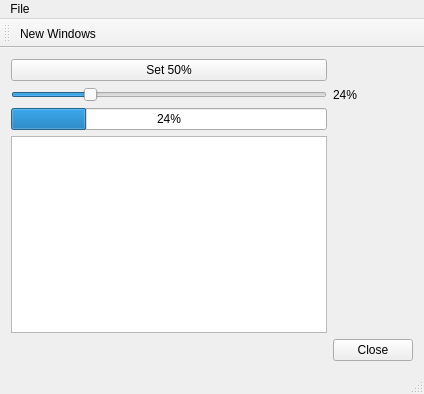
<?xml version="1.0" encoding="UTF-8"?>
<ui version="4.0">
 <class>MainWindow</class>
 <widget class="QMainWindow" name="MainWindow">
  <property name="geometry">
   <rect>
    <x>0</x>
    <y>0</y>
    <width>424</width>
    <height>394</height>
   </rect>
  </property>
  <property name="windowTitle">
   <string>MainWindow</string>
  </property>
  <widget class="QWidget" name="centralWidget">
   <layout class="QGridLayout" name="gridLayout">
    <item row="0" column="0">
     <widget class="QPushButton" name="pushButton_2">
      <property name="text">
       <string>Set 50%</string>
      </property>
     </widget>
    </item>
    <item row="1" column="0">
     <widget class="QSlider" name="horizontalSlider">
      <property name="maximum">
       <number>100</number>
      </property>
      <property name="value">
       <number>24</number>
      </property>
      <property name="orientation">
       <enum>Qt::Horizontal</enum>
      </property>
     </widget>
    </item>
    <item row="1" column="1">
     <widget class="QLabel" name="label">
      <property name="text">
       <string>24%</string>
      </property>
     </widget>
    </item>
    <item row="2" column="0">
     <widget class="QProgressBar" name="progressBar">
      <property name="font">
       <font>
        <kerning>true</kerning>
       </font>
      </property>
      <property name="mouseTracking">
       <bool>false</bool>
      </property>
      <property name="contextMenuPolicy">
       <enum>Qt::DefaultContextMenu</enum>
      </property>
      <property name="autoFillBackground">
       <bool>false</bool>
      </property>
      <property name="value">
       <number>24</number>
      </property>
      <property name="textVisible">
       <bool>true</bool>
      </property>
     </widget>
    </item>
    <item row="3" column="0">
     <widget class="QPlainTextEdit" name="plainTextEdit"/>
    </item>
    <item row="4" column="1">
     <widget class="QPushButton" name="pushButton">
      <property name="text">
       <string>Close</string>
      </property>
     </widget>
    </item>
   </layout>
  </widget>
  <widget class="QMenuBar" name="menuBar">
   <property name="geometry">
    <rect>
     <x>0</x>
     <y>0</y>
     <width>424</width>
     <height>21</height>
    </rect>
   </property>
   <widget class="QMenu" name="menuFile">
    <property name="title">
     <string>File</string>
    </property>
    <addaction name="actionNew_Windows"/>
   </widget>
   <addaction name="menuFile"/>
  </widget>
  <widget class="QToolBar" name="mainToolBar">
   <attribute name="toolBarArea">
    <enum>TopToolBarArea</enum>
   </attribute>
   <attribute name="toolBarBreak">
    <bool>false</bool>
   </attribute>
   <addaction name="actionNew_Windows"/>
  </widget>
  <widget class="QStatusBar" name="statusBar"/>
  <action name="actionNew_Windows">
   <property name="text">
    <string>New Windows</string>
   </property>
  </action>
 </widget>
 <layoutdefault spacing="6" margin="11"/>
 <tabstops>
  <tabstop>horizontalSlider</tabstop>
  <tabstop>pushButton</tabstop>
 </tabstops>
 <resources/>
 <connections>
  <connection>
   <sender>pushButton</sender>
   <signal>clicked()</signal>
   <receiver>MainWindow</receiver>
   <slot>close()</slot>
   <hints>
    <hint type="sourcelabel">
     <x>345</x>
     <y>228</y>
    </hint>
    <hint type="destinationlabel">
     <x>306</x>
     <y>351</y>
    </hint>
   </hints>
  </connection>
 </connections>
</ui>
